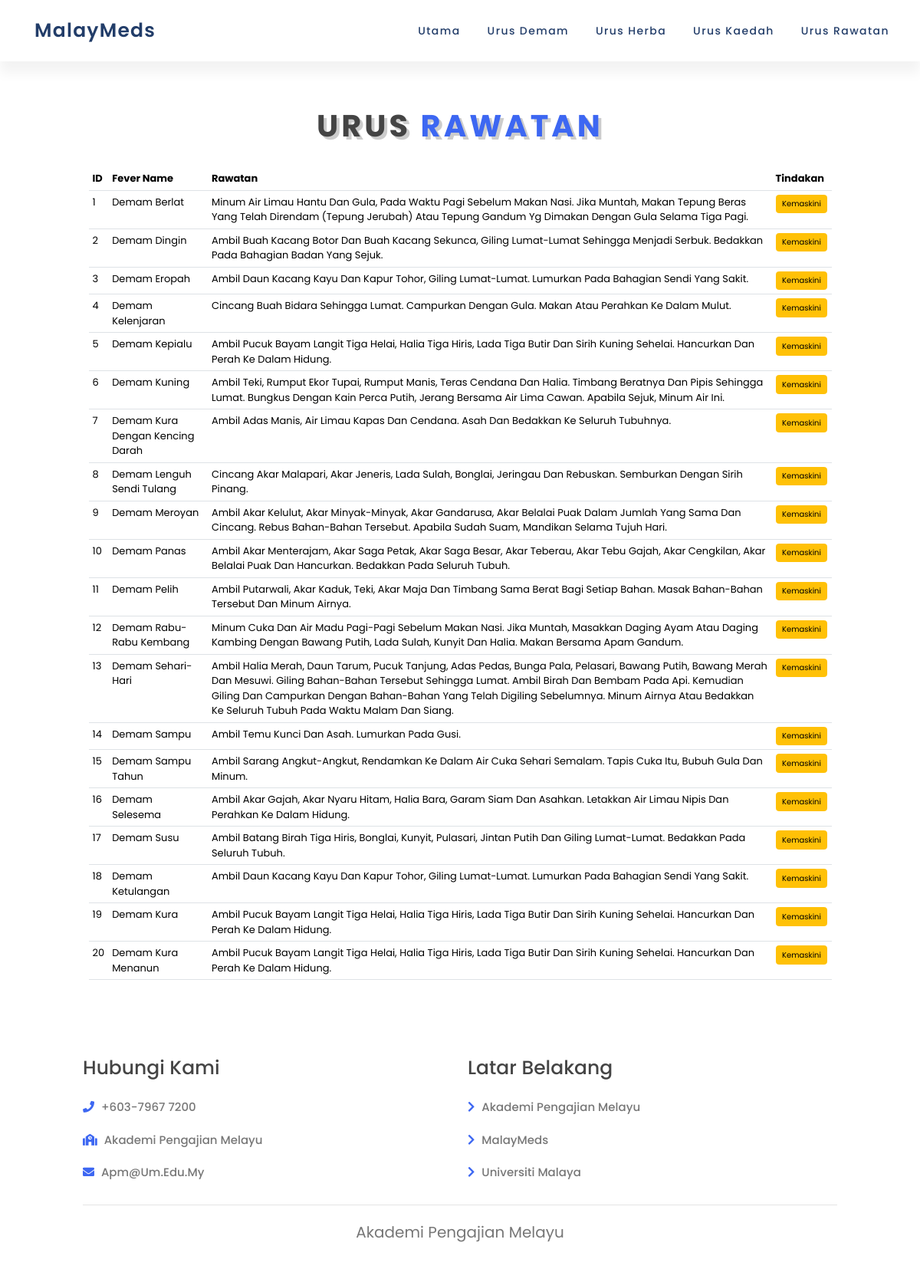
Screenshot of /managetreatment with the database file from the repository.
### app.py (models this page shows)
class tbl_treatment(db.Model):
  treatment_id = db.Column(db.Integer, primary_key=True)
  treatment_steps = db.Column(db.Text)
  fever_id = db.Column(db.Integer, db.ForeignKey('tbl_fever.fever_id', onupdate='CASCADE', ondelete='CASCADE'))
  alt_treatment = db.Column(db.Text)

class tbl_fever(db.Model):
  fever_id = db.Column(db.Integer, primary_key=True)
  fever_name = db.Column(db.String(255))
  fever_scname = db.Column(db.String(255))
  fever_def = db.Column(db.Text)
  fever_symptoms = db.Column(db.Text)
  herbs = db.relationship('tbl_herbs_fever', backref=db.backref('tbl_fever', cascade='all, delete-orphan', single_parent=True))
  methods = db.relationship('tbl_method_fever', backref=db.backref('tbl_fever', cascade='all, delete-orphan', single_parent=True))
  treatment = db.relationship('tbl_treatment', backref=db.backref('tbl_fever', cascade='all, delete-orphan', single_parent=True))

### app.py (the view)
@app.route('/managetreatment')
def managetreatment_page():
  all_treatment_data = tbl_treatment.query.all()
  return render_template('treatmentmanage.html', all_treatment_data=all_treatment_data)

### templates/treatmentmanage.html (shortened to what this page needs)
<!DOCTYPE html>
<html lang="en">
<head>
    <link rel="stylesheet" href="{{ url_for('static', filename='css/style.css') }}">
    <link rel="stylesheet" href="https://cdnjs.cloudflare.com/ajax/libs/font-awesome/5.15.4/css/all.min.css">
    <link href="https://cdn.jsdelivr.net/npm/bootstrap@5.3.2/dist/css/bootstrap.min.css" rel="stylesheet">
</head>
<body>
    <header class="main-header">
        <a href="{{ url_for('dashboard') }}" class="logo">
            <span class="logo-text">MalayMeds</span>
        </a>
        <div class="group">
            <ul class="navigation">
                <li><a href="{{ url_for('dashboard') }}">Utama</a></li>
                <li><a href="{{ url_for('managefever_page') }}">Urus Demam</a></li>
                <li><a href="{{ url_for('manageherbs_page') }}">Urus Herba</a></li>
                <li><a href="{{ url_for('managemethod_page') }}">Urus Kaedah</a></li>
                <li><a href="{{ url_for('managetreatment_page') }}">Urus Rawatan</a></li>
            </ul>
        </div>
    </header>
    <section class="services" id="services">
        <h1 class="page-heading"> Urus <span>rawatan</span> </h1>
        <div class="container my-3">
            <table class="table table-hover" style="font-size: 13px;">
                <tr>
                    <th>ID</th>
                    <th>Fever Name</th>
                    <th>Rawatan</th>
                    <th>Tindakan</th>
                </tr>
                {% for row in all_treatment_data %}
                    <tr>
                        <td>{{ row.treatment_id }}</td>
                        <td>
                            {% if row.tbl_fever %}
                                {{ row.tbl_fever.fever_name }}
                            {% else %}
                                N/A
                            {% endif %}
                        </td>
                        <td>{{ row.treatment_steps }}</td>
                        <td>
                            <a href="{{ url_for('edittreatment_page', treatment_id=row.treatment_id) }}" class="btn btn-warning btn-xs">Kemaskini</a>
                        </td>
                    </tr>
                {% endfor %}
            </table>
        </div>
    </section>
    <section class="footer">
        <div class="box-container">
            <div class="box">
                <h3>Hubungi Kami</h3>
                <a href="#"><i class="fas fa-phone"></i> +603-7967 7200</a>
                <a href="https://apm.um.edu.my/"><i class="fas fa-school"></i> Akademi Pengajian Melayu</a>
                <a href="https://mail.google.com"><i class="fas fa-envelope"></i> apm@um.edu.my </a>
            </div>
            <div class="box">
                <h3>Latar Belakang</h3>
                <a href="https://apm.um.edu.my/sejarah-apm"><i class="fas fa-chevron-right"></i> Akademi Pengajian Melayu</a>
                <a href="#"><i class="fas fa-chevron-right"></i> MalayMeds</a>
                <a href="https://www.um.edu.my/"><i class="fas fa-chevron-right"></i> Universiti Malaya</a>
            </div>
        </div>
        <div class="credit">Akademi Pengajian Melayu</div>
    </section>
</body>
</html>

### static/css/style.css (style rules this page uses)
:root { --blue:#3d67f2; --black: #444; --light-color: #777; --box-shadow: .5rem .5rem 0 rgba(22, 160, 133, .2); --text-shadow: .4rem .4rem 0 rgba(0, 0, 0, .2); --border: .2rem solid var(--blue); }
* { margin: 0; padding: 0; box-sizing: border-box; font-family: 'Poppins', sans-serif; outline: none; border: none; text-transform: capitalize; transition: all .2s ease-out; text-decoration: none; }
body { background-color: #f6f6f7; min-height: 100vh; overflow-x: hidden; }
.main-header { position: absolute; top: 0; left: 0; width: 100%; height: 80px; background: #fff; padding: 20px 40px; display: flex; justify-content: space-between; align-items: center; box-shadow: 0 15px 15px rgba(0, 0, 0, 0.05); }
.logo { display: flex; align-items: center; color: #001f52dd; text-decoration: none; font-size: 2.5rem; font-weight: 530; text-transform: none; letter-spacing: 0.05em; }
.group { display: flex; align-items: center; }
.main-header ul { position: relative; display: flex; gap: 35px; margin: 0; }
.main-header ul li { list-style: none; }
.main-header ul li a { position: relative; text-decoration: none; font-size: 1.4rem; color: #001f52dd; letter-spacing: 0.1em; font-weight: 415; }
.main-header ul li a::before { content: ''; position: absolute; bottom: -2px; width: 100%; height: 2px; background: var(--blue); transform: scaleX(0); transition: transform 0.5s ease-in-out; transform-origin: right; }
html { font-size: 62.5%; overflow-x: hidden; scroll-padding-top: 7rem; scroll-behavior: smooth; }
section { padding: 4rem 9%; }
section:nth-child(odd) { background: #fff; }
.footer .box-container { display: grid; grid-template-columns: repeat(auto-fit, minmax(22rem, 1fr)); gap: 2rem; }
.footer .box-container .box h3 { font-size: 2.5rem; color: var(--black); padding: 1rem 0; }
.footer .box-container .box a { display: block; font-size: 1.5rem; color: var(--light-color); padding: 1rem 0; font-weight: 500; text-decoration: none; }
.footer .box-container .box a i { padding-right: .5rem; color: var(--blue); }
.footer .credit { padding: 1rem; padding-top: 2rem; margin-top: 2rem; text-align: center; font-size: 2rem; color: var(--light-color); border-top: .1rem solid rgba(0, 0, 0, .1); }
.page-heading { text-align: center; padding-bottom: 2rem; padding-top: 10rem; text-shadow: var(--text-shadow); text-transform: uppercase; color: var(--black); font-size: 4rem; letter-spacing: .4rem; font-weight: 700; }
.page-heading span { text-transform: uppercase; color: var(--blue); }

### rows the page displays
tbl_treatment: treatment_id "1", tbl_fever.fever_name "Demam Berlat", treatment_steps "Minum Air Limau Hantu Dan Gula, Pada Waktu Pagi Sebelum Makan Nasi. Jika Muntah, Makan Tepung Beras Yang Telah Direndam (Tepung Jerubah) Atau Tepung Gandum Yg Dimakan Dengan Gula Selama Tiga Pagi."
tbl_treatment: treatment_id "2", tbl_fever.fever_name "Demam Dingin", treatment_steps "Ambil Buah Kacang Botor Dan Buah Kacang Sekunca, Giling Lumat-Lumat Sehingga Menjadi Serbuk. Bedakkan Pada Bahagian Badan Yang Sejuk."
tbl_treatment: treatment_id "3", tbl_fever.fever_name "Demam Eropah", treatment_steps "Ambil Daun Kacang Kayu Dan Kapur Tohor, Giling Lumat-Lumat. Lumurkan Pada Bahagian Sendi Yang Sakit."
tbl_treatment: treatment_id "4", tbl_fever.fever_name "Demam Kelenjaran", treatment_steps "Cincang Buah Bidara Sehingga Lumat. Campurkan Dengan Gula. Makan Atau Perahkan Ke Dalam Mulut."
tbl_treatment: treatment_id "5", tbl_fever.fever_name "Demam Kepialu", treatment_steps "Ambil Pucuk Bayam Langit Tiga Helai, Halia Tiga Hiris, Lada Tiga Butir Dan Sirih Kuning Sehelai. Hancurkan Dan Perah Ke Dalam Hidung."
tbl_treatment: treatment_id "6", tbl_fever.fever_name "Demam Kuning", treatment_steps "Ambil Teki, Rumput Ekor Tupai, Rumput Manis, Teras Cendana Dan Halia. Timbang Beratnya Dan Pipis Sehingga Lumat. Bungkus Dengan Kain Perca Putih, Jerang Bersama Air Lima Cawan. Apabila Sejuk, Minum Air Ini."
tbl_treatment: treatment_id "7", tbl_fever.fever_name "Demam Kura Dengan Kencing Darah", treatment_steps "Ambil Adas Manis, Air Limau Kapas Dan Cendana. Asah Dan Bedakkan Ke Seluruh Tubuhnya."
tbl_treatment: treatment_id "8", tbl_fever.fever_name "Demam Lenguh Sendi Tulang", treatment_steps "Cincang Akar Malapari, Akar Jeneris, Lada Sulah, Bonglai, Jeringau Dan Rebuskan. Semburkan Dengan Sirih Pinang."
tbl_treatment: treatment_id "9", tbl_fever.fever_name "Demam Meroyan", treatment_steps "Ambil Akar Kelulut, Akar Minyak-Minyak, Akar Gandarusa, Akar Belalai Puak Dalam Jumlah Yang Sama Dan Cincang. Rebus Bahan-Bahan Tersebut. Apabila Sudah Suam, Mandikan Selama Tujuh Hari."
tbl_treatment: treatment_id "10", tbl_fever.fever_name "Demam Panas", treatment_steps "Ambil Akar Menterajam, Akar Saga Petak, Akar Saga Besar, Akar Teberau, Akar Tebu Gajah, Akar Cengkilan, Akar Belalai Puak Dan Hancurkan. Bedakkan Pada Seluruh Tubuh."
tbl_treatment: treatment_id "11", tbl_fever.fever_name "Demam Pelih", treatment_steps "Ambil Putarwali, Akar Kaduk, Teki, Akar Maja Dan Timbang Sama Berat Bagi Setiap Bahan. Masak Bahan-Bahan Tersebut Dan Minum Airnya."
tbl_treatment: treatment_id "12", tbl_fever.fever_name "Demam Rabu-Rabu Kembang", treatment_steps "Minum Cuka Dan Air Madu Pagi-Pagi Sebelum Makan Nasi. Jika Muntah, Masakkan Daging Ayam Atau Daging Kambing Dengan Bawang Putih, Lada Sulah, Kunyit Dan Halia. Makan Bersama Apam Gandum."
tbl_treatment: treatment_id "13", tbl_fever.fever_name "Demam Sehari-Hari", treatment_steps "Ambil Halia Merah, Daun Tarum, Pucuk Tanjung, Adas Pedas, Bunga Pala, Pelasari, Bawang Putih, Bawang Merah Dan Mesuwi. Giling Bahan-Bahan Tersebut Sehingga Lumat. Ambil Birah Dan Bembam Pada Api. Kemudian Giling Dan Campurkan Dengan Bahan-Bahan Yang Telah Digiling Sebelumnya. Minum Airnya Atau Bedakkan Ke Seluruh Tubuh Pada Waktu Malam Dan Siang."
tbl_treatment: treatment_id "14", tbl_fever.fever_name "Demam Sampu", treatment_steps "Ambil Temu Kunci Dan Asah. Lumurkan Pada Gusi."
tbl_treatment: treatment_id "15", tbl_fever.fever_name "Demam Sampu Tahun", treatment_steps "Ambil Sarang Angkut-Angkut, Rendamkan Ke Dalam Air Cuka Sehari Semalam. Tapis Cuka Itu, Bubuh Gula Dan Minum."
tbl_treatment: treatment_id "16", tbl_fever.fever_name "Demam Selesema", treatment_steps "Ambil Akar Gajah, Akar Nyaru Hitam, Halia Bara, Garam Siam Dan Asahkan. Letakkan Air Limau Nipis Dan Perahkan Ke Dalam Hidung."
tbl_treatment: treatment_id "17", tbl_fever.fever_name "Demam Susu", treatment_steps "Ambil Batang Birah Tiga Hiris, Bonglai, Kunyit, Pulasari, Jintan Putih Dan Giling Lumat-Lumat. Bedakkan Pada Seluruh Tubuh."
tbl_treatment: treatment_id "18", tbl_fever.fever_name "Demam Ketulangan", treatment_steps "Ambil Daun Kacang Kayu Dan Kapur Tohor, Giling Lumat-Lumat. Lumurkan Pada Bahagian Sendi Yang Sakit."
tbl_treatment: treatment_id "19", tbl_fever.fever_name "Demam Kura", treatment_steps "Ambil Pucuk Bayam Langit Tiga Helai, Halia Tiga Hiris, Lada Tiga Butir Dan Sirih Kuning Sehelai. Hancurkan Dan Perah Ke Dalam Hidung."
tbl_treatment: treatment_id "20", tbl_fever.fever_name "Demam Kura Menanun", treatment_steps "Ambil Pucuk Bayam Langit Tiga Helai, Halia Tiga Hiris, Lada Tiga Butir Dan Sirih Kuning Sehelai. Hancurkan Dan Perah Ke Dalam Hidung."
